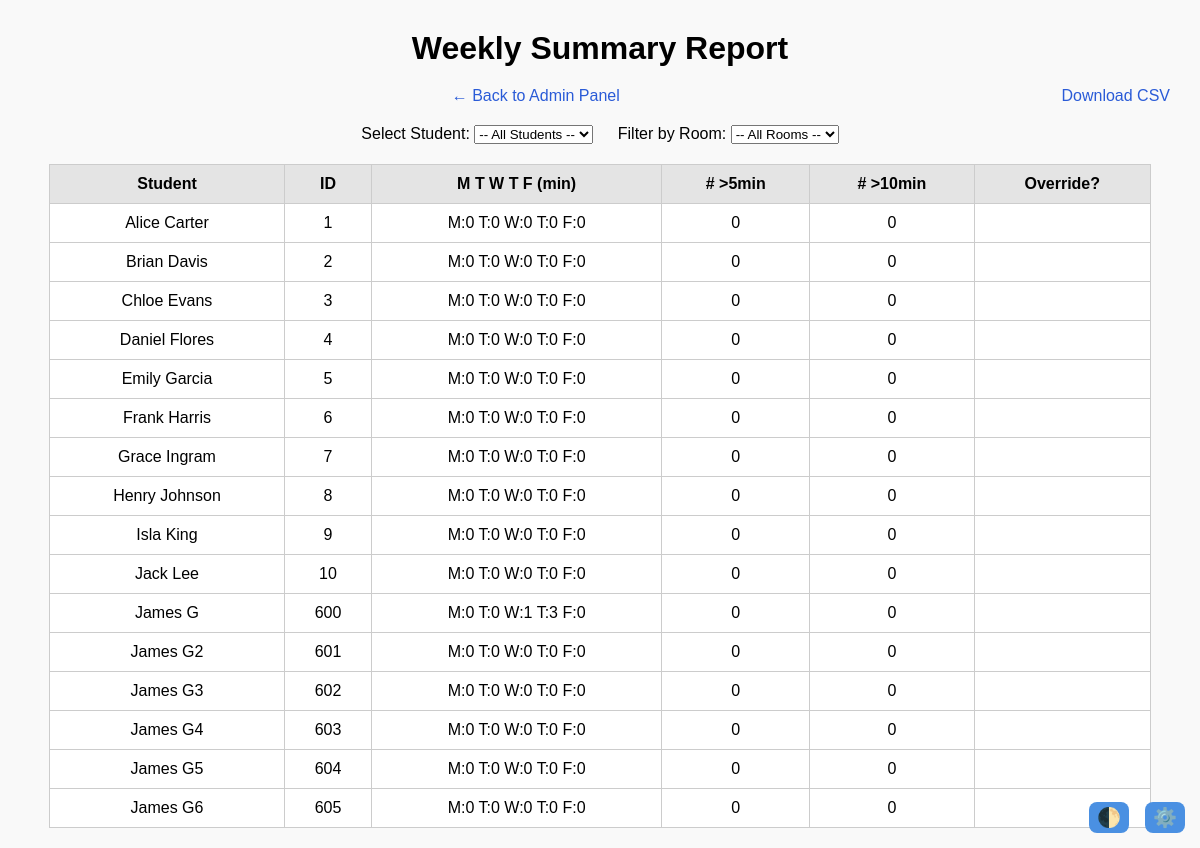
/admin_weekly_summary (signed in), run on the app's committed database.
### src/models.py (models this page shows, shortened)
class User(db.Model):
    __tablename__ = "users"
    id       = db.Column(db.String, primary_key=True)  # login ID
    name     = db.Column(db.String, nullable=False)
    email    = db.Column(db.String, unique=True, nullable=False)
    role     = db.Column(db.String, nullable=False)  # "student", "teacher"
    password = db.Column(db.String, nullable=False)
    passes   = db.relationship("Pass", backref="student", lazy=True, foreign_keys='Pass.student_id')
    audits   = db.relationship("AuditLog", backref="student", lazy=True, foreign_keys='AuditLog.student_id')
    periods  = db.relationship("StudentPeriod", backref="student", lazy=True, foreign_keys='StudentPeriod.student_id')

### src/routes/admin.py (the view)
@admin_bp.route('/admin_weekly_summary', methods=['GET'])
def admin_weekly_summary():
    if not session.get('logged_in'):
        return redirect(url_for('auth.login'))
    DAYS = ["Monday", "Tuesday", "Wednesday", "Thursday", "Friday"]
    selected_student = request.args.get("student")
    selected_room = request.args.get("room")
    all_students = User.query.filter_by(role="student").order_by(User.name).all()
    all_rooms = sorted(set(p.origin_room for p in Pass.query.all() if p.origin_room))
    if selected_student:
        students = [User.query.get(selected_student)]
    else:
        students = all_students
    report_data = []
    for stu in students:
        records = Pass.query.filter_by(student_id=stu.id).all()
        if selected_room:
            records = [r for r in records if r.origin_room == selected_room]
        day_totals = {d: 0 for d in DAYS}
        over_5 = sum(1 for r in records if (r.total_pass_time or 0) > 300)
        over_10 = sum(1 for r in records if (r.total_pass_time or 0) > 600)
        used_override = any(r.is_override for r in records)
        for r in records:
            dname = r.date.strftime('%A')
            if dname in day_totals:
                day_totals[dname] += r.total_pass_time or 0
        weekly = ' '.join(f"{d[0]}:{day_totals[d]//60}" for d in DAYS)
        report_data.append({
            "student_name": stu.name,
            "student_id": stu.id,
            "weekly_report": weekly,
            "passes_over_5_min": over_5,
            "passes_over_10_min": over_10,
            "used_override": "✔️" if used_override else ""
        })
    return render_template(
        'admin_weekly_summary.html',
        report_data=report_data,
        all_students=all_students,
        all_rooms=all_rooms,
        selected_student=selected_student,
        selected_room=selected_room
    )

### src/routes/auth.py (called while the page is built)
@auth_bp.before_app_request
def enforce_session_timeout():
    session.permanent = True
    current_app.permanent_session_lifetime = timedelta(
        minutes=SESSION_TIMEOUT_MIN
    )

### templates/admin_weekly_summary.html (shortened to what this page needs)
<!DOCTYPE html>
<html>
<head>
  <link rel="stylesheet" href="{{ url_for('static', filename='css/style.css') }}">
</head>
<body>
  <h1>Weekly Summary Report</h1>
  <a href="{{ url_for('admin.admin_view') }}">← Back to Admin Panel</a>
  <a href="{{ url_for('report.admin_report_csv') }}" style="float:right;">Download CSV</a>
  <form method="get" style="margin-bottom: 20px;">
  <label>Select Student:
    <select name="student" onchange="this.form.submit()">
      <option value="">-- All Students --</option>
    </select>
  </label>
  <label style="margin-left: 20px;">Filter by Room:
    <select name="room" onchange="this.form.submit()">
      <option value="">-- All Rooms --</option>
    </select>
  </label>
</form>
  <table>
    <thead>
      <tr>
        <th>Student</th><th>ID</th><th>M T W T F (min)</th>
        <th># >5min</th><th># >10min</th><th>Override?</th>
      </tr>
    </thead>
    <tbody>
    {% for row in report_data %}
      <tr>
        <td>{{ row.student_name }}</td>
        <td>{{ row.student_id }}</td>
        <td>{{ row.weekly_report }}</td>
        <td>{{ row.passes_over_5_min }}</td>
        <td>{{ row.passes_over_10_min }}</td>
        <td>{{ row.used_override }}</td>
      </tr>
    {% endfor %}
    </tbody>
  </table>
</body>
</html>

### static/css/style.css (style rules this page uses)
:root { --bg: #f9f9f9; --text: #000; --card-bg: white; --link: #2a5bd7; --link-hover: #1e40af; --btn-bg: #4a90e2; --btn-hover: #357ab8; --border: #ccc; --error: red; --table-header: #e4e4e4; }
body { font-family: Arial, sans-serif; margin: 0; padding: 20px; background: var(--bg); color: var(--text); text-align: center; }
h1, h2 { margin-top: 10px; margin-bottom: 20px; color: var(--text); }
a { color: var(--link); text-decoration: none; margin: 0 10px; }
form { margin: 20px 0; }
table { margin: auto; border-collapse: collapse; width: 95%; background: var(--card-bg); }
th, td { border: 1px solid var(--border); padding: 10px; text-align: center; vertical-align: middle; }
th { background: var(--table-header); }

### data on the page
User: student_name "Alice Carter", student_id "1", weekly_report "M:0 T:0 W:0 T:0 F:0", passes_over_5_min "0", passes_over_10_min "0"
User: student_name "Brian Davis", student_id "2", weekly_report "M:0 T:0 W:0 T:0 F:0", passes_over_5_min "0", passes_over_10_min "0"
User: student_name "Chloe Evans", student_id "3", weekly_report "M:0 T:0 W:0 T:0 F:0", passes_over_5_min "0", passes_over_10_min "0"
User: student_name "Daniel Flores", student_id "4", weekly_report "M:0 T:0 W:0 T:0 F:0", passes_over_5_min "0", passes_over_10_min "0"
User: student_name "Emily Garcia", student_id "5", weekly_report "M:0 T:0 W:0 T:0 F:0", passes_over_5_min "0", passes_over_10_min "0"
User: student_name "Frank Harris", student_id "6", weekly_report "M:0 T:0 W:0 T:0 F:0", passes_over_5_min "0", passes_over_10_min "0"
User: student_name "Grace Ingram", student_id "7", weekly_report "M:0 T:0 W:0 T:0 F:0", passes_over_5_min "0", passes_over_10_min "0"
User: student_name "Henry Johnson", student_id "8", weekly_report "M:0 T:0 W:0 T:0 F:0", passes_over_5_min "0", passes_over_10_min "0"
User: student_name "Isla King", student_id "9", weekly_report "M:0 T:0 W:0 T:0 F:0", passes_over_5_min "0", passes_over_10_min "0"
User: student_name "Jack Lee", student_id "10", weekly_report "M:0 T:0 W:0 T:0 F:0", passes_over_5_min "0", passes_over_10_min "0"
User: student_name "James G", student_id "600", weekly_report "M:0 T:0 W:1 T:3 F:0", passes_over_5_min "0", passes_over_10_min "0"
User: student_name "James G2", student_id "601", weekly_report "M:0 T:0 W:0 T:0 F:0", passes_over_5_min "0", passes_over_10_min "0"
User: student_name "James G3", student_id "602", weekly_report "M:0 T:0 W:0 T:0 F:0", passes_over_5_min "0", passes_over_10_min "0"
User: student_name "James G4", student_id "603", weekly_report "M:0 T:0 W:0 T:0 F:0", passes_over_5_min "0", passes_over_10_min "0"
User: student_name "James G5", student_id "604", weekly_report "M:0 T:0 W:0 T:0 F:0", passes_over_5_min "0", passes_over_10_min "0"
User: student_name "James G6", student_id "605", weekly_report "M:0 T:0 W:0 T:0 F:0", passes_over_5_min "0", passes_over_10_min "0"
